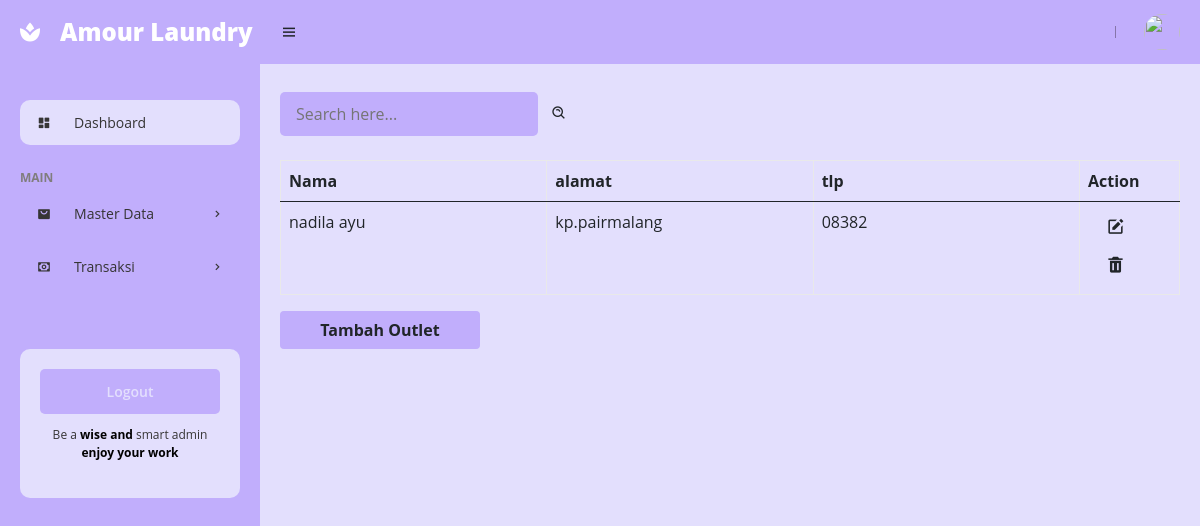
The app's page /admin/index.php?admin=tb-outlet-list (signed in) with its own data.
### tables this page shows
CREATE TABLE `tb_outlet` (
  `id_outlet` int(11) NOT NULL,
  `nama` text NOT NULL,
  `alamat` varchar(20) NOT NULL,
  `tlp` varchar(11) NOT NULL
);

### admin/tb_outlet_list.php (the view, shortened to what this page needs)
<form action="" method="post">
    <div class="form-group" style="width: 300px;">
        <input type="text" name="cari2" placeholder="Search here..." style="background-color: #C1AEFC;">
        <button class="btn" type="submit"><i class='bx bx-search-alt icon'></i> </button>
    </div>
</form><br>
<table class="table">
    <thead>
        <tr>
            <th>Nama</th>
            <th>alamat</th>
            <th>tlp</th>
            <th>Action</th>
        </tr>
    </thead>
    <tbody>
        <?php
        @$sql = "SELECT * FROM tb_outlet";
        $result = $koneksi->query($sql);
        while ($row = $result->fetch_assoc()) {
        ?>
            <tr>
                <td><?php echo $row['nama'] ?></td>
                <td><?php echo $row['alamat'] ?></td>
                <td><?php echo $row['tlp'] ?></td>
                <td><a href="index.php?admin=tb-outlet-edit&id=<?php echo $row['id_outlet'] ?>"><button type="submit" class="btn "><i class="bx bxs-edit icons"></i></button></a></br>
                    <a href="index.php?admin=tb-outlet-delete&id=<?php echo $row['id_outlet'] ?>"><button type="submit" class="btn "><i class="bx bxs-trash icons"></i></button></a>
                </td>
            </tr>
        <?php
        }
        ?>
    </tbody>
</table>
<a href="index.php?admin=tb-outlet"><button type="submit" class="btn " style="width: 200px; background-color: #C1AEFC;"><b>Tambah Outlet</b></button>

### admin/tb_outlet_list.php (style rules this page uses)
table.table { table-layout: fixed; }
table.table tr th, table.table tr td { border-color: #e9e9e9; }
table.table th:last-child { width: 100px; }
table.table td a { cursor: pointer; display: inline-block; margin: 0 5px; min-width: 24px; }
table.table td i { font-size: 19px; }
table { font-family: arial, sans-serif; border-collapse: collapse; width: 100%; }
td, th { border: 1px solid #dddddd; text-align: left; padding: 8px; }

### admin/index.php (style rules this page uses)
* { font-family: 'Open sans', sans-serif; margin: 0; padding: 0; box-sizing: border-box; }
:root { --main-color: #C1AEFC; --color-drak: #E3DFFD; --text-grey: #8390A2; --pink-gelap: #8675A9; --putih: #fff ; }
html { overflow-x: hidden; }
body { background: var(--color-drak); }
a { text-decoration: none; }
main form { margin-top: 6px; }
main .form-group { width: 100%; display: flex; grid-gap: 1-px; }
main .form-group input { flex-grow: 1; padding: 10px 16px ; border-radius: 5px; outline: none; background-color: rgb(231, 229, 229); border: none; transition: all .3s ease; width: 100%; }

### records on screen
tb_outlet: nama "nadila ayu", alamat "kp.pairmalang", tlp "08382"
